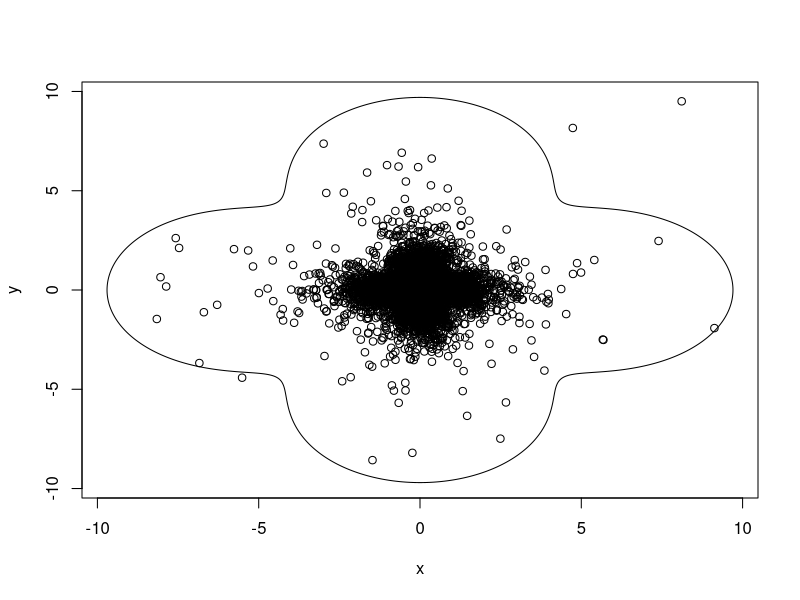

Recreate this plot in R.
m <- 1000
n <- 100
beta <- 0.00001

density_clover <- function(x, y) {
  r_0 <- 1.2481
  if (x^2 + y^2 < r_0) {
    a <- 3 * r_0^4 * (1 + r_0^6)^(-3/2) / (10 * pi)
    up <- 4 * (x^2 + y^2)^2 - 32 * x^2 * y^2
    down <- r_0 * (x^2 + y^2)^(3/2)
    a * (5 + up / down)
  } else {
    up <- 3 * (9 * (x^2 + y^2)^2 - 32 * x^2 * y^2)
    down <- 10 * pi * (1 + (x^2 + y^2)^3)^(3/2)
    up / down
  }
}

gen_clover <- function(n) {
  xy_max <- 50
  z_max <- density_clover(0.0001, 0.0001)
  ret <- matrix(NA, nrow = n, ncol = 2)
  for (i in 1:n) {
    x <- runif(1, min = -xy_max, max = xy_max)
    y <- runif(1, min = -xy_max, max = xy_max)
    z <- runif(1, min = 0, max = z_max)
    while (z > density_clover(x, y)) {
      x <- runif(1, min = -xy_max, max = xy_max)
      y <- runif(1, min = -xy_max, max = xy_max)
      z <- runif(1, min = 0, max = z_max)
    }
      ret[i, ] <- c(x,y)
  }
  ret
}

clover_contour <- function(beta, m) {
  theta <- seq(0, 2*pi, length.out = m)
  r <- rep(NA, m)
  for (i in 1:m) {
    g <- function(x) {
      r_0 <- 1.2481
      if (x < r_0) {
        a <- 3 * r_0^4 * (1 + r_0^6)^(-3/2) / (10 * pi)
        5 * a * r_0 + 4 * x * a * (1 - 2 * (sin(2 * theta[i]))^2) - beta * r_0
      } else {
        a <- 3 * (9 - 8 * (sin(2 * theta[i]))^2) / (10 * pi)
        a * x^4 - beta * (1 + x^6)^(3/2)
      }
    }
    r[i] <- pracma::fzero(g, c(0, 500))$x
  }
  
  x <- r * cos(theta)
  y <- r * sin(theta)
  cbind(x, y)
}

plot(clover_contour(beta, m), type = "l")
points(gen_clover(5000))
